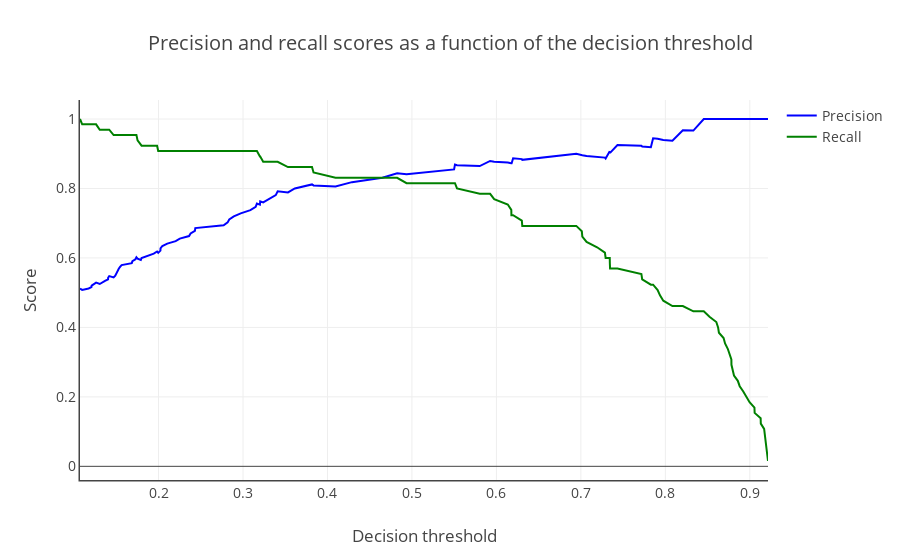

Notebook source saved alongside this figure:
### Code cell
t = precision_recall_vs_threshold(
    y_true=y_train, y_pred=cv_predict_proba[:, 1])
py.iplot(t, filename='fatigue/precision_recall_vs_threshold')
